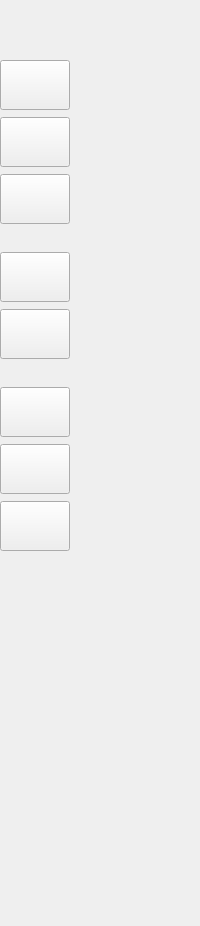
     <widget class="QWidget" name="icon_only_widget" native="true">
      <layout class="QVBoxLayout" name="verticalLayout_3">
       <property name="spacing">
        <number>0</number>
       </property>
       <property name="leftMargin">
        <number>0</number>
       </property>
       <property name="topMargin">
        <number>0</number>
       </property>
       <property name="rightMargin">
        <number>0</number>
       </property>
       <property name="bottomMargin">
        <number>0</number>
       </property>
       <item>
        <layout class="QHBoxLayout" name="horizontalLayout_3">
         <item>
          <widget class="QLabel" name="logo_label_1">
           <property name="minimumSize">
            <size>
             <width>60</width>
             <height>60</height>
            </size>
           </property>
           <property name="maximumSize">
            <size>
             <width>50</width>
             <height>50</height>
            </size>
           </property>
           <property name="text">
            <string/>
           </property>
           <property name="pixmap">
            <pixmap resource="resource.qrc">:/icon/icon/business-logo.png</pixmap>
           </property>
           <property name="scaledContents">
            <bool>true</bool>
           </property>
          </widget>
         </item>
        </layout>
       </item>
       <item>
        <layout class="QVBoxLayout" name="verticalLayout">
         <property name="spacing">
          <number>7</number>
         </property>
         <item>
          <widget class="QPushButton" name="home_btn_1">
           <property name="minimumSize">
            <size>
             <width>70</width>
             <height>50</height>
            </size>
           </property>
           <property name="maximumSize">
            <size>
             <width>70</width>
             <height>50</height>
            </size>
           </property>
           <property name="cursor">
            <cursorShape>PointingHandCursor</cursorShape>
           </property>
           <property name="text">
            <string/>
           </property>
           <property name="icon">
            <iconset>
             <normaloff>icon/BD-INV.png</normaloff>icon/BD-INV.png</iconset>
           </property>
           <property name="iconSize">
            <size>
             <width>25</width>
             <height>25</height>
            </size>
           </property>
           <property name="checkable">
            <bool>true</bool>
           </property>
           <property name="autoExclusive">
            <bool>true</bool>
           </property>
          </widget>
         </item>
         <item>
          <widget class="QPushButton" name="price_list_btn_1">
           <property name="minimumSize">
            <size>
             <width>70</width>
             <height>50</height>
            </size>
           </property>
           <property name="maximumSize">
            <size>
             <width>70</width>
             <height>50</height>
            </size>
           </property>
           <property name="cursor">
            <cursorShape>OpenHandCursor</cursorShape>
           </property>
           <property name="text">
            <string/>
           </property>
           <property name="icon">
            <iconset>
             <normaloff>icon/si_cat.png</normaloff>icon/si_cat.png</iconset>
           </property>
           <property name="iconSize">
            <size>
             <width>25</width>
             <height>25</height>
            </size>
           </property>
           <property name="checkable">
            <bool>true</bool>
           </property>
           <property name="autoExclusive">
            <bool>true</bool>
           </property>
          </widget>
         </item>
         <item>
          <widget class="QPushButton" name="categories_btn_1">
           <property name="minimumSize">
            <size>
             <width>70</width>
             <height>50</height>
            </size>
           </property>
           <property name="maximumSize">
            <size>
             <width>70</width>
             <height>50</height>
            </size>
           </property>
           <property name="text">
            <string/>
           </property>
           <property name="icon">
            <iconset>
             <normaloff>icon/si_pricelist-INV.png</normaloff>icon/si_pricelist-INV.png</iconset>
           </property>
           <property name="iconSize">
            <size>
             <width>25</width>
             <height>25</height>
            </size>
           </property>
           <property name="checkable">
            <bool>true</bool>
           </property>
           <property name="autoExclusive">
            <bool>true</bool>
           </property>
          </widget>
         </item>
         <item>
          <widget class="QLabel" name="label">
           <property name="text">
            <string/>
           </property>
          </widget>
         </item>
         <item>
          <widget class="QPushButton" name="new_transaction_btn_1">
           <property name="minimumSize">
            <size>
             <width>70</width>
             <height>50</height>
            </size>
           </property>
           <property name="maximumSize">
            <size>
             <width>70</width>
             <height>50</height>
            </size>
           </property>
           <property name="cursor">
            <cursorShape>PointingHandCursor</cursorShape>
           </property>
           <property name="text">
            <string/>
           </property>
           <property name="icon">
            <iconset>
             <normaloff>icon/si_newtrans-INV.png</normaloff>icon/si_newtrans-INV.png</iconset>
           </property>
           <property name="iconSize">
            <size>
             <width>25</width>
             <height>25</height>
            </size>
           </property>
           <property name="checkable">
            <bool>true</bool>
           </property>
           <property name="autoExclusive">
            <bool>true</bool>
           </property>
          </widget>
         </item>
         <item>
          <widget class="QPushButton" name="transaction_record_btn_1">
           <property name="minimumSize">
            <size>
             <width>70</width>
             <height>50</height>
            </size>
           </property>
           <property name="maximumSize">
            <size>
             <width>70</width>
             <height>50</height>
            </size>
           </property>
           <property name="cursor">
            <cursorShape>PointingHandCursor</cursorShape>
           </property>
           <property name="text">
            <string/>
           </property>
           <property name="icon">
            <iconset>
             <normaloff>icon/si_transrecs-INV.png</normaloff>icon/si_transrecs-INV.png</iconset>
           </property>
           <property name="iconSize">
            <size>
             <width>25</width>
             <height>25</height>
            </size>
           </property>
           <property name="checkable">
            <bool>true</bool>
           </property>
           <property name="autoExclusive">
            <bool>true</bool>
           </property>
          </widget>
         </item>
         <item>
          <widget class="QLabel" name="label_2">
           <property name="text">
            <string/>
           </property>
          </widget>
         </item>
         <item>
          <widget class="QPushButton" name="daily_transaction_btn_1">
           <property name="minimumSize">
            <size>
             <width>70</width>
             <height>50</height>
            </size>
           </property>
           <property name="maximumSize">
            <size>
             <width>70</width>
             <height>50</height>
            </size>
           </property>
           <property name="cursor">
            <cursorShape>PointingHandCursor</cursorShape>
           </property>
           <property name="text">
            <string/>
           </property>
           <property name="icon">
            <iconset>
             <normaloff>icon/si_dailytrans-INV2.png</normaloff>icon/si_dailytrans-INV2.png</iconset>
           </property>
           <property name="iconSize">
            <size>
             <width>25</width>
             <height>25</height>
            </size>
           </property>
           <property name="checkable">
            <bool>true</bool>
           </property>
           <property name="autoExclusive">
            <bool>true</bool>
           </property>
          </widget>
         </item>
         <item>
          <widget class="QPushButton" name="datewise_transaction_btn_1">
           <property name="minimumSize">
            <size>
             <width>70</width>
             <height>50</height>
            </size>
           </property>
           <property name="maximumSize">
            <size>
             <width>70</width>
             <height>50</height>
            </size>
           </property>
           <property name="cursor">
            <cursorShape>PointingHandCursor</cursorShape>
           </property>
           <property name="text">
            <string/>
           </property>
           <property name="icon">
            <iconset>
             <normaloff>icon/si_dwtrans-INV.png</normaloff>icon/si_dwtrans-INV.png</iconset>
           </property>
           <property name="iconSize">
            <size>
             <width>25</width>
             <height>25</height>
            </size>
           </property>
           <property name="checkable">
            <bool>true</bool>
           </property>
           <property name="autoExclusive">
            <bool>true</bool>
           </property>
          </widget>
         </item>
         <item>
          <widget class="QPushButton" name="datewise_payment_btn_1">
           <property name="minimumSize">
            <size>
             <width>70</width>
             <height>50</height>
            </size>
           </property>
           <property name="maximumSize">
            <size>
             <width>70</width>
             <height>50</height>
            </size>
           </property>
           <property name="cursor">
            <cursorShape>PointingHandCursor</cursorShape>
           </property>
           <property name="text">
            <string/>
           </property>
           <property name="icon">
            <iconset resource="resource.qrc">
             <normaloff>:/icon/icon/si_datewise_payments-INV.png</normaloff>:/icon/icon/si_datewise_payments-INV.png</iconset>
           </property>
           <property name="iconSize">
            <size>
             <width>25</width>
             <height>25</height>
            </size>
           </property>
           <property name="checkable">
            <bool>true</bool>
           </property>
           <property name="autoExclusive">
            <bool>true</bool>
           </property>
          </widget>
         </item>
        </layout>
       </item>
       <item>
        <spacer name="verticalSpacer">
         <property name="orientation">
          <enum>Qt::Vertical</enum>
         </property>
         <property name="sizeHint" stdset="0">
          <size>
           <width>20</width>
           <height>375</height>
          </size>
         </property>
        </spacer>
       </item>
      </layout>
     </widget>
